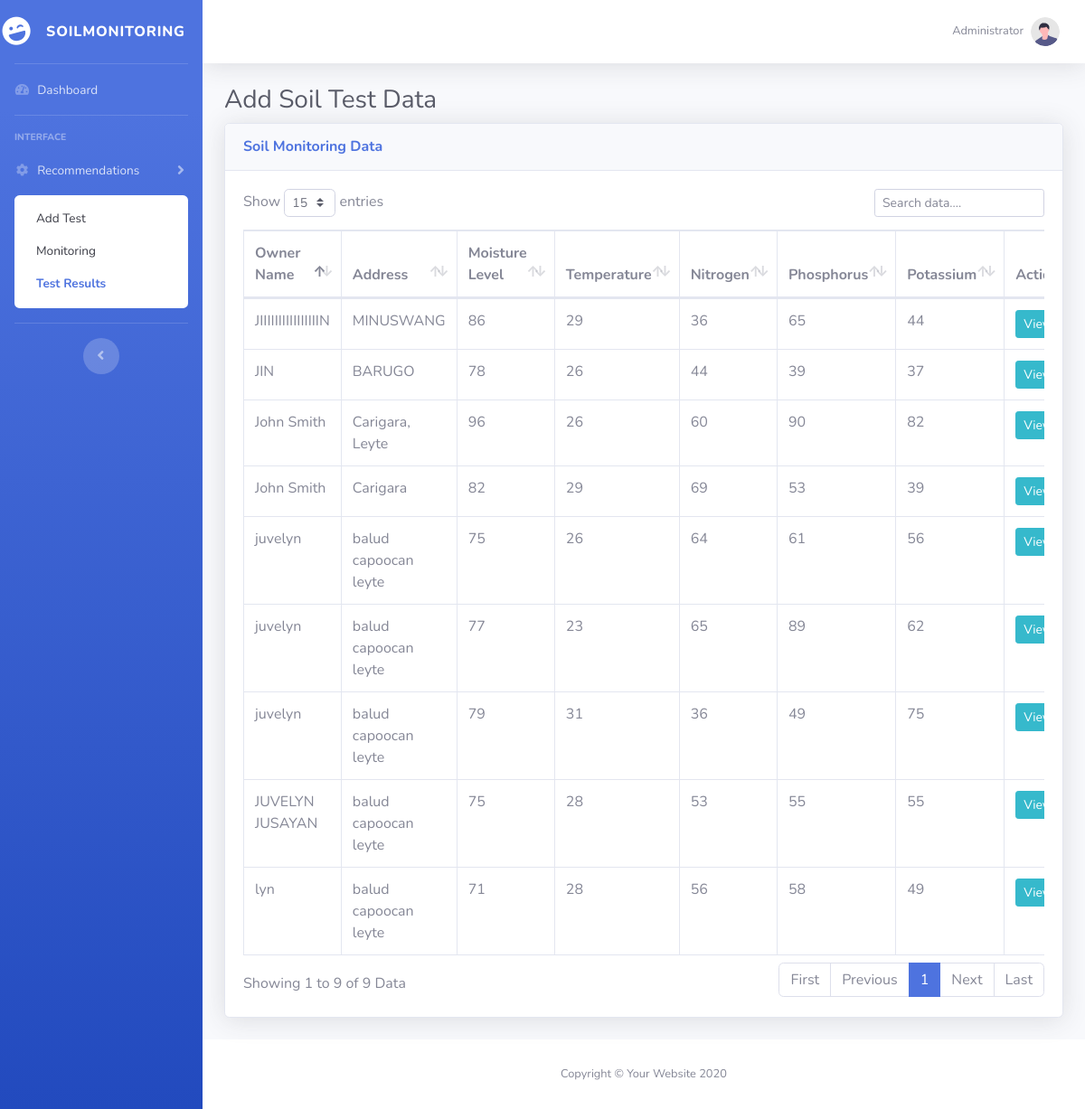
The app's page /results.php with its own data.
### tables this page shows
CREATE TABLE `tbl_tests` (
  `test_id` int(12) NOT NULL,
  `owner` varchar(255) NOT NULL,
  `address` varchar(255) NOT NULL,
  `lat` float NOT NULL,
  `lang` float NOT NULL,
  `date_received` varchar(255) NOT NULL,
  `date_analyzed` varchar(255) NOT NULL,
  `rla_no` varchar(255) NOT NULL,
  `sample_code` varchar(255) NOT NULL,
  `moisture` float NOT NULL,
  `temp` float NOT NULL,
  `nitrogen` float NOT NULL,
  `phosphorus` float NOT NULL,
  `potassium` float NOT NULL
);

### results.php (the view, shortened to what this page needs)
<?php
include './db/connection.php';
?>
<!DOCTYPE html>
<html lang="en">
<head>
    <link href="vendor/fontawesome-free/css/all.min.css" rel="stylesheet" type="text/css">
    <link href="css/sb-admin-2.min.css" rel="stylesheet">
    <link href="vendor/datatables/dataTables.bootstrap4.min.css" rel="stylesheet">
</head>
<body id="page-top">
    <div id="wrapper">
        <ul class="navbar-nav bg-gradient-primary sidebar sidebar-dark accordion" id="accordionSidebar">
            <a class="sidebar-brand d-flex align-items-center justify-content-center" href="index.html">
                <div class="sidebar-brand-icon rotate-n-15">
                    <i class="fas fa-laugh-wink"></i>
                </div>
                <div class="sidebar-brand-text mx-3">SoilMonitoring <sup></sup></div>
            </a>
            <hr class="sidebar-divider my-0">
            <li class="nav-item">
                <a class="nav-link" href="index.php">
                    <i class="fas fa-fw fa-tachometer-alt"></i>
                    <span>Dashboard</span></a>
            </li>
            <hr class="sidebar-divider">
            <div class="sidebar-heading">
                Interface
            </div>
            <li class="nav-item">
                <a class="nav-link collapsed" href="#" data-toggle="collapse" data-target="#collapseTwo"
                    aria-expanded="true" aria-controls="collapseTwo">
                    <i class="fas fa-fw fa-cog"></i>
                    <span>Recommendations</span>
                </a>
                <div id="collapseTwo" class="collapse show" aria-labelledby="headingTwo" data-parent="#accordionSidebar">
                    <div class="bg-white py-2 collapse-inner rounded">
                    <a class="collapse-item " href="addtest.php">Add Test</a>
                        <a class="collapse-item" href="fertilizer.php">Monitoring</a>
                        <a class="collapse-item active" href="results.php">Test Results</a>
                    </div>
                </div>
            </li>
            <hr class="sidebar-divider d-none d-md-block">
            <div class="text-center d-none d-md-inline">
                <button class="rounded-circle border-0" id="sidebarToggle"></button>
            </div>
        </ul>
        <div id="content-wrapper" class="d-flex flex-column">
            <div id="content">
                <nav class="navbar navbar-expand navbar-light bg-white topbar mb-4 static-top shadow">
                    <ul class="navbar-nav ml-auto">
                        <li class="nav-item dropdown no-arrow">
                            <a class="nav-link dropdown-toggle" href="#" id="userDropdown" role="button"
                                data-toggle="dropdown" aria-haspopup="true" aria-expanded="false">
                                <span class="mr-2 d-none d-lg-inline text-gray-600 small">Administrator</span>
                                <img class="img-profile rounded-circle"
                                    src="img/undraw_profile.svg">
                            </a>
                        </li>
                    </ul>
                </nav>
                <div class="container-fluid">
                    <h1 class="h3 mb-2 text-gray-800">Add Soil Test Data</h1>
                <?php
               $query = "SELECT * FROM tbl_tests";
               $res = mysqli_query($conn,$query);
                ?>
                    <div class="card shadow mb-4">
                        <div class="card-header py-3">
                            <h6 class="m-0 font-weight-bold text-primary">Soil Monitoring Data</h6>
                        </div>
                        <div class="card-body">
                            <div class="table-responsive">
                                <table class="table table-bordered" id="dataTable" width="100%" cellspacing="0">
                                    <thead>
                                        <tr>
                                            <th>Owner Name</th>
                                            <th>Address</th>
                                            <th>Moisture Level</th>
                                            <th>Temperature</th>
                                            <th>Nitrogen</th>
                                            <th>Phosphorus</th>
                                            <th>Potassium</th>
                                            <th>Actions</th>
                                        </tr>
                                    </thead>
                                 <tbody>
                                    <?php
                                    if(mysqli_num_rows($res) > 0):
                                    while($row = mysqli_fetch_assoc($res)):
                                    ?>
                                    <tr>
                                        <td><?=$row['owner'];?></td>
                                        <td><?=$row['address'];?></td>
                                        <td><?=$row['moisture'];?></td>
                                        <td><?=$row['temp'];?></td>
                                        <td><?=$row['nitrogen'];?></td>
                                        <td><?=$row['phosphorus'];?></td>
                                        <td><?=$row['potassium'];?></td>
                                        <td><a  href="viewResult.php?id=<?=$row['test_id'];?>" class="btn btn-info btn-sm">View</a></td>
                                    </tr>
                                    <?php
                                endwhile;
                                 endif;
                                ?>
                                 </tbody>
                                </table>
                            </div>
                        </div>
                    </div>
                </div>
            </div>
            <footer class="sticky-footer bg-white">
                <div class="container my-auto">
                    <div class="copyright text-center my-auto">
                        <span>Copyright &copy; Your Website 2020</span>
                    </div>
                </div>
            </footer>
        </div>
    </div>
</body>
</html>

### records on screen
tbl_tests: owner "John Smith", address "Carigara, Leyte", moisture "96", temp "26", nitrogen "60", phosphorus "90", potassium "82"
tbl_tests: owner "John Smith", address "Carigara", moisture "82", temp "29", nitrogen "69", phosphorus "53", potassium "39"
tbl_tests: owner "juvelyn", address "balud capoocan leyte", moisture "75", temp "26", nitrogen "64", phosphorus "61", potassium "56"
tbl_tests: owner "lyn", address "balud capoocan leyte", moisture "71", temp "28", nitrogen "56", phosphorus "58", potassium "49"
tbl_tests: owner "JUVELYN JUSAYAN", address "balud capoocan leyte", moisture "75", temp "28", nitrogen "53", phosphorus "55", potassium "55"
tbl_tests: owner "JIN", address "BARUGO", moisture "78", temp "26", nitrogen "44", phosphorus "39", potassium "37"
tbl_tests: owner "juvelyn", address "balud capoocan leyte", moisture "77", temp "23", nitrogen "65", phosphorus "89", potassium "62"
tbl_tests: owner "juvelyn", address "balud capoocan leyte", moisture "79", temp "31", nitrogen "36", phosphorus "49", potassium "75"
tbl_tests: owner "JIIIIIIIIIIIIIIIIN", address "MINUSWANG", moisture "86", temp "29", nitrogen "36", phosphorus "65", potassium "44"
